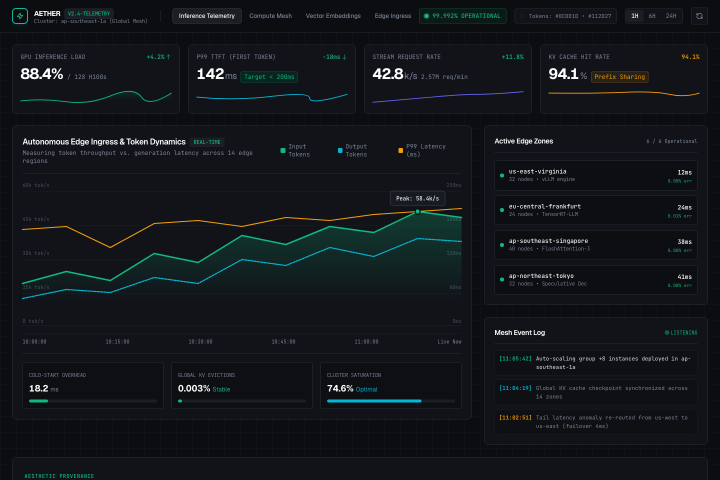
#> input picture showcase/dashboard-showcase-desktop.png, 1440 x 960 px (shown at 1/2 size)
$ python -i layout_detector.py   (imports and definitions only)
#> lines starting #> are read from the running program, lines starting #| are printed output that depends on the picture
"""Layout detection module for UI references and screenshots.

Analyzes image luminance projections (horizontal & vertical) to automatically detect:
- Sidebar presence and width percentage
- Top header/navbar presence and height in pixels
- Main content grid bounding box [x, y, w, h]
- Estimated card columns in the grid (e.g. 1, 2, 3, 4)
"""

from __future__ import annotations

import io
from pathlib import Path
from typing import Any
import httpx
from PIL import Image


def load_image(image_path_or_url: str) -> Image.Image:
    """Load PIL Image from local file path or remote HTTP URL."""
    path_or_url = str(image_path_or_url).strip()
    if path_or_url.startswith(("http://", "https://")):
        resp = httpx.get(
            path_or_url,
            headers={
                "User-Agent": (
                    "Mozilla/5.0 (Macintosh; Intel Mac OS X 10_15_7) "
                    "AppleWebKit/537.36 (KHTML, like Gecko) Chrome/122.0.0.0 Safari/537.36"
                )
            },
            timeout=15.0,
            follow_redirects=True,
        )
        resp.raise_for_status()
        img = Image.open(io.BytesIO(resp.content))
    else:
        local_path = Path(path_or_url).expanduser().resolve()
        if not local_path.is_file():
            raise FileNotFoundError(f"Image not found at path: {local_path}")
        img = Image.open(local_path)

    # Convert to RGB mode (strips alpha and palettes)
    if img.mode != "RGB":
        img = img.convert("RGB")
    return img


def _detect_sidebar(
    gray_img: Image.Image,
    width: int,
    height: int,
) -> tuple[bool, int, float]:
    """Detect vertical sidebar boundary in the left 4% - 35% region of the image."""
    if width < 200 or height < 100:
        return False, 0, 0.0

    step_y = max(1, height // 150)
    samples_y = max(1, len(range(0, height, step_y)))

    # Compute column-wise average luminance across image
    col_lum: list[float] = []
    for x in range(width):
        s = sum(gray_img.getpixel((x, y)) for y in range(0, height, step_y))
        col_lum.append(s / samples_y)

    min_x = max(5, int(width * 0.04))
    max_x = int(width * 0.35)

    best_split_x = 0
    max_contrast_diff = 0.0

    for x in range(min_x, max_x):
        window = min(15, x - min_x + 1, max_x - x)
        if window < 3:
            continue
        left_vals = col_lum[x - window : x]
        right_vals = col_lum[x : x + window]
        l_mean = sum(left_vals) / len(left_vals)
        r_mean = sum(right_vals) / len(right_vals)
        diff = abs(r_mean - l_mean)

        if diff > max_contrast_diff:
            max_contrast_diff = diff
            best_split_x = x

    # Threshold for a distinct sidebar boundary
    if max_contrast_diff >= 4.0 and best_split_x > 0:
        pct = round((best_split_x / width) * 100.0, 1)
        return True, best_split_x, pct

    return False, 0, 0.0


def _detect_header(
    gray_img: Image.Image,
    width: int,
    height: int,
    sidebar_x: int = 0,
) -> tuple[bool, int, float]:
    """Detect top header/navbar boundary in the top 3% - 25% region of the image."""
    if height < 150 or width < 150:
        return False, 0, 0.0

    step_x = max(1, width // 150)
    samples_x = max(1, len(range(0, width, step_x)))

    # Compute row-wise average luminance across image
    row_lum: list[float] = []
    for y in range(height):
        s = sum(gray_img.getpixel((x, y)) for x in range(0, width, step_x))
        row_lum.append(s / samples_x)

    min_y = max(4, int(height * 0.03))
    max_y = int(height * 0.25)

    best_split_y = 0
    max_contrast_diff = 0.0

    for y in range(min_y, max_y):
        window = min(12, y - min_y + 1, max_y - y)
        if window < 3:
            continue
        top_vals = row_lum[y - window : y]
        bottom_vals = row_lum[y : y + window]
        t_mean = sum(top_vals) / len(top_vals)
        b_mean = sum(bottom_vals) / len(bottom_vals)
        diff = abs(b_mean - t_mean)

        if diff > max_contrast_diff:
            max_contrast_diff = diff
            best_split_y = y

    # Threshold for a distinct header boundary
    if max_contrast_diff >= 4.0 and best_split_y > 0:
        pct = round((best_split_y / height) * 100.0, 1)
        return True, best_split_y, pct

    return False, 0, 0.0


def _estimate_card_columns(
    gray_img: Image.Image,
    gx: int,
    gy: int,
    gw: int,
    gh: int,
) -> int:
    """Estimate the number of card columns (1, 2, 3, or 4) inside the main grid bounding box."""
    if gw < 300 or gh < 150:
        return 1

    step_y = max(1, gh // 60)
    samples_y = max(1, len(range(gy, gy + gh, step_y)))

    col_lum: list[float] = []
    for x in range(gx, gx + gw):
        val = sum(gray_img.getpixel((x, y)) for y in range(gy, gy + gh, step_y)) / samples_y
        col_lum.append(val)

    mean_lum = sum(col_lum) / len(col_lum)
    variance = sum((c - mean_lum) ** 2 for c in col_lum) / len(col_lum)

    # Flat or uniform surface has no card columns
    if variance < 3.0:
        return 1

    # First derivative (edge transitions between cards/gutters)
    diffs = [abs(col_lum[i] - col_lum[i - 1]) for i in range(1, len(col_lum))]
    if not diffs:
        return 1

    max_edge = max(diffs)
    gutter_threshold = max(2.0, max_edge * 0.35)
    window = max(5, int(gw * 0.04))

    # Evaluate candidate column counts (4, 3, 2)
    # Check if all expected internal gutter positions have a corresponding edge peak
    for k in [4, 3, 2]:
        all_gutters_found = True
        for i in range(1, k):
            expected_x = int(gw * (i / k))
            local_region = diffs[max(0, expected_x - window) : min(len(diffs), expected_x + window)]
            if not local_region or max(local_region) < gutter_threshold:
                all_gutters_found = False
                break
        if all_gutters_found:
            return k

    # If no periodic gutters detected but width is wide, check general aspect ratio
    if gw >= 900 and variance > 10.0:
        return 3
    elif gw >= 550 and variance > 8.0:
        return 2

    return 1


def detect_layout_regions(image_path_or_url: str) -> dict[str, Any]:
    """Detect structural UI regions from a reference design or screenshot.

    Calculates horizontal and vertical luminance projections to detect sidebars,
    top navigation headers, main content bounding box, and estimated card columns.

    Args:
        image_path_or_url: Absolute or relative local path, or HTTP/HTTPS image URL.

    Returns:
        Dict with keys:
            - sidebar_detected: bool
            - sidebar_width_pct: float (e.g. 18.5)
            - sidebar_width_px: int
            - header_detected: bool
            - header_height_px: int
            - header_height_pct: float
            - main_grid_bounding_box: [x, y, w, h]
            - estimated_card_columns: int (e.g. 1, 2, 3, 4)
            - layout_type: str ("full_dashboard", "sidebar_and_grid", "header_and_grid", "grid_only", "single_column")
            - image_dimensions: {"width": int, "height": int}
            - recommendation: str
    """
    img = load_image(image_path_or_url)
#> in load_image, img is the input picture: PIL image 1440x960 RGB; mean R, G, B 18.7, 22.8, 26.5
    width, height = img.size
#> width = 1440; height = 960

    # Convert to grayscale for fast luminance projection
    gray_img = img.convert("L")
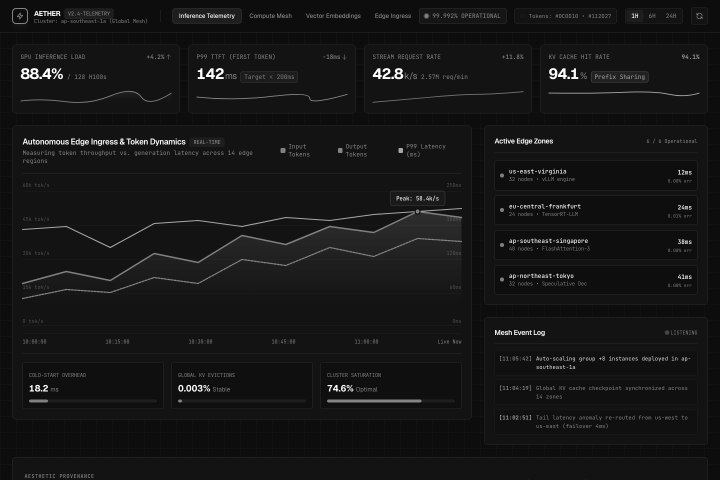
#> gray_img: PIL image 1440x960 L (shown at 1/2 size); min 12, max 255, mean 22

    # Detect sidebar and header
    sidebar_detected, sidebar_w_px, sidebar_w_pct = _detect_sidebar(gray_img, width, height)
#> the loop in _detect_sidebar, `for x in range(width):` made 1440 passes
#> s on passes 1 to 3: 3168, 2152, 2143
#> after the loop in _detect_sidebar, `for x in range(width):`: col_lum = 1440 values, max 37.12 at index 24, min 13.38 at index 16, mean 21.68
#> the loop in _detect_sidebar, `for x in range(min_x, max_x):` made 446 passes
#> (left_vals, right_vals, l_mean, r_mean, diff, max_contrast_diff) on passes 3 to 5: ([26.52, 27.44, 25.83], [23.16, 24.58, 25.78], 26.6, 24.51, 2.09, 2.09), ([26.52, 27.44, 25.83, 23.16], [24.58, 25.78, 30.65, 31.62], 25.74, 28.16, 2.42, 2.42), ([26.52, 27.44, 25.83, 23.16, 24.58], [25.78, 30.65, 31.62, 31.34, 26.12], 25.51, 29.1, 3.6, 3.6)
#> (l_mean, r_mean, diff) on passes 9 to 14: (27.44, 28.74, 1.31), (27.3, 29.23, 1.93), (27.04, 29.43, 2.39), (27, 29.65, 2.65), (26.9, 29.64, 2.74), (26.9, 29.66, 2.75)
#> after the loop in _detect_sidebar, `for x in range(min_x, max_x):`: best_split_x = 61; max_contrast_diff = 3.6
#> sidebar_detected = False; sidebar_w_px = 0; sidebar_w_pct = 0
    header_detected, header_h_px, header_h_pct = _detect_header(
        gray_img, width, height, sidebar_x=sidebar_w_px
    )
#> the loop in _detect_header, `for y in range(height):` made 960 passes
#> s on passes 1 to 3: 2080, 2080, 2080
#> after the loop in _detect_header, `for y in range(height):`: row_lum = 960 values, max 64.49 at index 286, min 12.99 at index 63, mean 21.96
#> the loop in _detect_header, `for y in range(min_y, max_y):` made 212 passes
#> (top_vals, bottom_vals, t_mean, b_mean, diff, max_contrast_diff) on passes 3, 6, 7, 8: ([38.31, 37.23, 50.27], [54.88, 46.3, 46.9], 41.94, 49.36, 7.42, 7.42), ([38.31, 37.23, 50.27, 54.88, 46.3, 46.9], [39.67, 41.97, 49.49, 22.68, 21.59, 20.22], 45.65, 32.6, 13.05, 13.05), ([38.31, 37.23, 50.27, 54.88, 46.3, 46.9, 39.67], [41.97, 49.49, 22.68, 21.59, 20.22, 20.74, 25.75], 44.79, 28.92, 15.87, 15.87), ([38.31, 37.23, 50.27, 54.88, 46.3, 46.9, 39.67, 41.97], [49.49, 22.68, 21.59, 20.22, 20.74, 25.75, 27.39, 26.54], 44.44, 26.8, 17.64, 17.64)
#> (t_mean, b_mean, diff, max_contrast_diff) on pass 9: (45, 24.43, 20.58, 20.58)

    # Compute main grid bounding box [x, y, w, h]
    gx = sidebar_w_px if sidebar_detected else 0
    gy = header_h_px if header_detected else 0
    gw = max(1, width - gx)
    gh = max(1, height - gy)
    main_grid_box = [gx, gy, gw, gh]

    # Estimate card columns in main grid
    columns = _estimate_card_columns(gray_img, gx, gy, gw, gh)

    # Classify layout archetype
    if sidebar_detected and header_detected:
        layout_type = "full_dashboard"
        rec = (
            f"Desktop application/dashboard with a navigation sidebar ({sidebar_w_pct}% width, {sidebar_w_px}px), "
            f"a top header bar ({header_h_px}px), and a {columns}-column card grid in the main workspace."
        )
    elif sidebar_detected:
        layout_type = "sidebar_and_grid"
        rec = (
            f"Sidebar navigation layout ({sidebar_w_pct}% width, {sidebar_w_px}px) "
            f"with a {columns}-column main workspace."
        )
    elif header_detected:
        layout_type = "header_and_grid"
        rec = (
            f"Top navigation navbar ({header_h_px}px) with a centered {columns}-column card grid."
        )
    elif columns > 1:
        layout_type = "grid_only"
        rec = f"Multi-column card grid ({columns} columns) spanning the full canvas."
    else:
        layout_type = "single_column"
        rec = "Single-column editorial or hero layout with unified content flow."

    return {
        "sidebar_detected": sidebar_detected,
        "sidebar_width_pct": sidebar_w_pct,
        "sidebar_width_px": sidebar_w_px,
        "header_detected": header_detected,
        "header_height_px": header_h_px,
        "header_height_pct": header_h_pct,
        "main_grid_bounding_box": main_grid_box,
        "estimated_card_columns": columns,
        "layout_type": layout_type,
        "image_dimensions": {"width": width, "height": height},
        "recommendation": rec,
    }

>>> result = detect_layout_regions('../showcase/dashboard-showcase-desktop.png')
